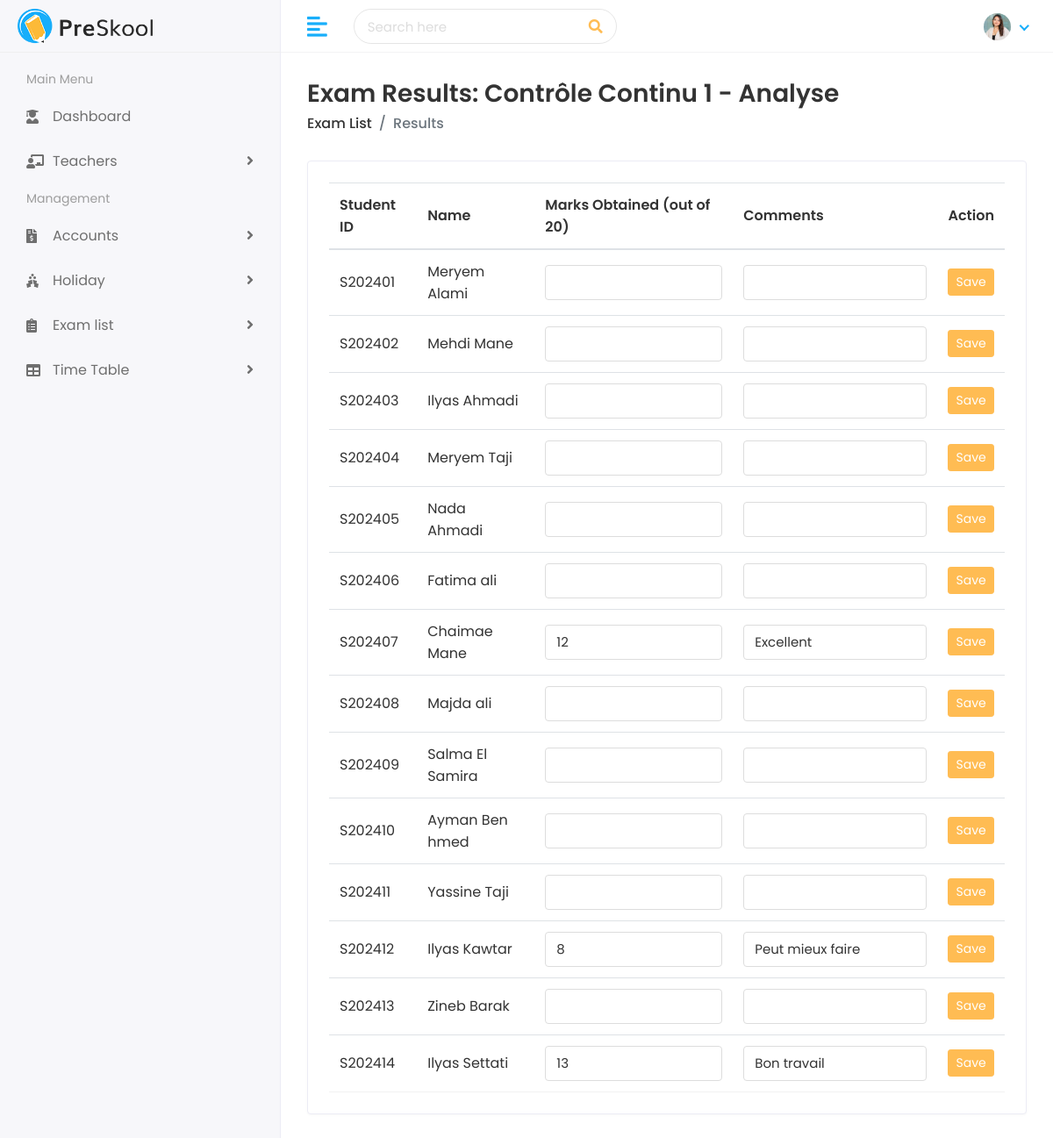
/exams/13/results/, run on the app's committed database.
### faculty/models.py (models this page shows, shortened)
class Exam(models.Model):
    name = models.CharField(max_length=200)
    subject = models.ForeignKey(Subject, on_delete=models.CASCADE)
    exam_date = models.DateField()
    start_time = models.TimeField()
    end_time = models.TimeField()
    total_marks = models.IntegerField()

class ExamResult(models.Model):
    exam = models.ForeignKey(Exam, on_delete=models.CASCADE)
    student = models.ForeignKey(Student, on_delete=models.CASCADE)
    marks_obtained = models.IntegerField()
    comments = models.TextField(blank=True, null=True)

### student/models.py (models this page shows, shortened)
class Student(models.Model):
    first_name = models.CharField(max_length=100)
    last_name = models.CharField(max_length=100)
    student_id = models.CharField(max_length=20)
    gender = models.CharField(max_length=10,
        choices=[('Male', 'Male'), ('Female', 'Female')])
    date_of_birth = models.DateField()
    student_class = models.CharField(max_length=50)
    joining_date = models.DateField()
    mobile_number = models.CharField(max_length=15)
    admission_number = models.CharField(max_length=20)
    section = models.CharField(max_length=10)
    student_image = models.ImageField(upload_to='students/', blank=True)
    parent = models.OneToOneField(Parent, on_delete=models.CASCADE)

### faculty/views.py (the view, shortened to what this page needs)
# urls.py: path('exams/<int:pk>/results/', views.exam_results, name='exam_results'),
def exam_results(request, pk):
    exam = get_object_or_404(Exam, pk=pk)
    students = Student.objects.all()
    results = ExamResult.objects.filter(exam=exam).select_related('student')
    results_dict = {str(res.student.student_id): res for res in results}
    context = {
        'exam': exam,
        'students': students,
        'results_dict': results_dict
    }
    return render(request, 'exams/exam-results.html', context)

### templates/exams/exam-results.html (shortened to what this page needs)
{% extends 'Home/base.html' %}
{% load static %}
{% block body %}
<div class="page-wrapper">
    <div class="content container-fluid">
        <div class="page-header">
            <div class="row align-items-center">
                <div class="col">
                    <h3 class="page-title">Exam Results: {{ exam.name }}</h3>
                    <ul class="breadcrumb">
                        <li class="breadcrumb-item"><a href="{% url 'exam_list' %}">Exam List</a></li>
                        <li class="breadcrumb-item active">Results</li>
                    </ul>
                </div>
            </div>
        </div>
        <div class="row">
            <div class="col-sm-12">
                <div class="card">
                    <div class="card-body">
                        <div class="table-responsive">
                            <table class="table table-hover table-center mb-0">
                                <thead>
                                    <tr>
                                        <th>Student ID</th>
                                        <th>Name</th>
                                        <th>Marks Obtained (out of {{ exam.total_marks }})</th>
                                        <th>Comments</th>
                                        <th>Action</th>
                                    </tr>
                                </thead>
                                <tbody>
                                    {% for student in students %}
                                    <tr>
                                        <td>{{ student.student_id }}</td>
                                        <td>{{ student.first_name }} {{ student.last_name }}</td>
                                        <form method="POST">
                                            <td>
                                                {% for key, val in results_dict.items %}
                                                {% if key == student.student_id %}
                                                <input type="number" name="marks_obtained" class="form-control"
                                                    value="{{ val.marks_obtained }}" max="{{ exam.total_marks }}"
                                                    required>
                                                {% endif %}
                                                {% endfor %}
                                                {% if student.student_id not in results_dict.keys %}
                                                <input type="number" name="marks_obtained" class="form-control"
                                                    max="{{ exam.total_marks }}" required>
                                                {% endif %}
                                            </td>
                                            <td>
                                                {% for key, val in results_dict.items %}
                                                {% if key == student.student_id %}
                                                <input type="text" name="comments" class="form-control"
                                                    value="{{ val.comments }}">
                                                {% endif %}
                                                {% endfor %}
                                                {% if student.student_id not in results_dict.keys %}
                                                <input type="text" name="comments" class="form-control">
                                                {% endif %}
                                            </td>
                                            <td>
                                                <button type="submit" class="btn btn-primary btn-sm">Save</button>
                                            </td>
                                        </form>
                                    </tr>
                                    {% empty %}
                                    <tr>
                                        <td colspan="5" class="text-center">No students found in the system.</td>
                                    </tr>
                                    {% endfor %}
                                </tbody>
                            </table>
                        </div>
                    </div>
                </div>
            </div>
        </div>
    </div>
</div>
</div>
</body>
</html>
{% endblock %}

### static/assets/css/style.css (style rules this page uses)
html { height: 100%; }
body { background-color: #fff; color: #333; font-family: 'Poppins', sans-serif; font-size: 1rem; height: 100%; line-height: 1.5; overflow-x: hidden; }
h1, h2, h3, h4, h5, h6 { font-family: 'Poppins', sans-serif; margin-top: 0; }
.form-control { border: 1px solid #ddd; box-shadow: none; color: #333; font-size: 15px; height: 40px; }
a { color: #009ce7; }
input, button, a { transition: all 0.4s ease; -moz-transition: all 0.4s ease; -o-transition: all 0.4s ease; -ms-transition: all 0.4s ease; -webkit-transition: all 0.4s ease; }
input, input:focus, button, button:focus { outline: none; }
input[type=text], input[type=password] { -webkit-appearance: none; -moz-appearance: none; appearance: none; }
ul, ol { padding: 0px; list-style: none; }
.table { color: #333; max-width: 100%; margin-bottom: 0; width: 100%; }
.table thead tr th { font-weight: 600; }
.table tbody tr { border-bottom: 1px solid rgba(0, 0, 0, 0.05); }
.table.table-center td, .table.table-center th { vertical-align: middle; }
.btn-primary { background-color: #FFBC53; border: 1px solid #FFBC53; }
.card { border: 1px solid #ececf5; box-shadow: 0 1px 3px 0 rgba(0, 0, 0, 0.03); margin-bottom: 1.875rem; }
.card-body { padding: 1.5rem; }
.page-wrapper { margin-left: 320px; padding-top: 60px; position: relative; transition: all 0.4s ease; }
.page-wrapper > .content { padding: 1.875rem 1.875rem 0; }
.page-header { margin-bottom: 1.875rem; }
.page-header .breadcrumb { background-color: transparent; color: #6c757d; font-size: 1rem; font-weight: 500; margin-bottom: 0; padding: 0; }
.page-header .breadcrumb a { color: #333; }
.page-title { font-size: 28px; font-weight: 600; color: #333; margin-bottom: 5px; }

### data on the page
Exam: name "Contrôle Continu 1 - Analyse", total_marks "20"
Student: student_id "S202401", first_name "Meryem", last_name "Alami"
Student: student_id "S202402", first_name "Mehdi", last_name "Mane"
Student: student_id "S202403", first_name "Ilyas", last_name "Ahmadi"
Student: student_id "S202404", first_name "Meryem", last_name "Taji"
Student: student_id "S202405", first_name "Nada", last_name "Ahmadi"
Student: student_id "S202406", first_name "Fatima", last_name "ali"
Student: student_id "S202407", first_name "Chaimae", last_name "Mane"
ExamResult: marks_obtained "12", comments "Excellent"
Student: student_id "S202408", first_name "Majda", last_name "ali"
Student: student_id "S202409", first_name "Salma", last_name "El Samira"
Student: student_id "S202410", first_name "Ayman", last_name "Ben hmed"
Student: student_id "S202411", first_name "Yassine", last_name "Taji"
Student: student_id "S202412", first_name "Ilyas", last_name "Kawtar"
ExamResult: marks_obtained "8", comments "Peut mieux faire"
Student: student_id "S202413", first_name "Zineb", last_name "Barak"
Student: student_id "S202414", first_name "Ilyas", last_name "Settati"
ExamResult: marks_obtained "13", comments "Bon travail"
